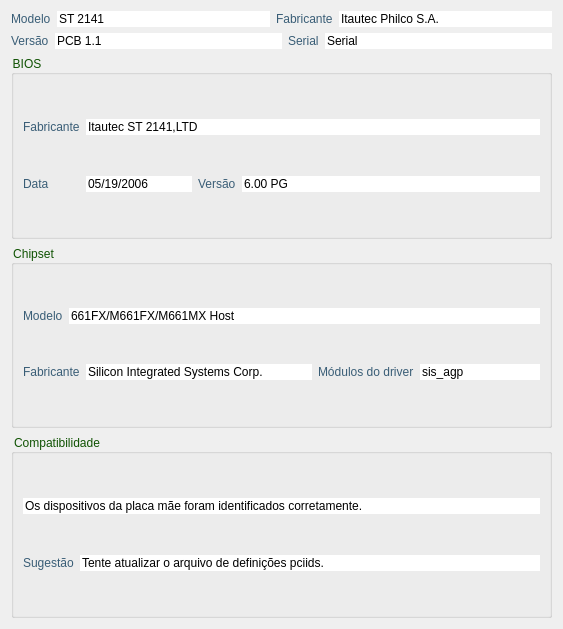
<?xml version="1.0" encoding="UTF-8"?>
<ui version="4.0">
 <class>MotherboardFrame</class>
 <widget class="QFrame" name="MotherboardFrame">
  <property name="geometry">
   <rect>
    <x>0</x>
    <y>0</y>
    <width>563</width>
    <height>629</height>
   </rect>
  </property>
  <property name="windowTitle">
   <string>Frame</string>
  </property>
  <property name="frameShape">
   <enum>QFrame::NoFrame</enum>
  </property>
  <property name="frameShadow">
   <enum>QFrame::Plain</enum>
  </property>
  <property name="lineWidth">
   <number>0</number>
  </property>
  <layout class="QVBoxLayout" name="verticalLayout_3">
   <item>
    <layout class="QHBoxLayout" name="horizontalLayout">
     <property name="sizeConstraint">
      <enum>QLayout::SetDefaultConstraint</enum>
     </property>
     <item>
      <widget class="QLabel" name="modelLabel">
       <property name="styleSheet">
        <string notr="true">color: rgb(57, 93, 118);</string>
       </property>
       <property name="text">
        <string>Modelo</string>
       </property>
      </widget>
     </item>
     <item>
      <widget class="QLineEdit" name="modelLineEdit">
       <property name="styleSheet">
        <string notr="true">color: rgb(0, 0, 0);
background-image: url(:/ldc_white_bckg/ldc_white_bckg.png);</string>
       </property>
       <property name="text">
        <string>ST 2141</string>
       </property>
       <property name="frame">
        <bool>false</bool>
       </property>
       <property name="cursorPosition">
        <number>0</number>
       </property>
       <property name="readOnly">
        <bool>true</bool>
       </property>
      </widget>
     </item>
     <item>
      <widget class="QLabel" name="vendorLabel">
       <property name="styleSheet">
        <string notr="true">color: rgb(57, 93, 118);</string>
       </property>
       <property name="text">
        <string>Fabricante</string>
       </property>
      </widget>
     </item>
     <item>
      <widget class="QLineEdit" name="vendorLineEdit">
       <property name="styleSheet">
        <string notr="true">color: rgb(0, 0, 0);
background-image: url(:/ldc_white_bckg/ldc_white_bckg.png);</string>
       </property>
       <property name="text">
        <string>Itautec Philco S.A.</string>
       </property>
       <property name="frame">
        <bool>false</bool>
       </property>
       <property name="cursorPosition">
        <number>0</number>
       </property>
       <property name="readOnly">
        <bool>true</bool>
       </property>
      </widget>
     </item>
    </layout>
   </item>
   <item>
    <layout class="QHBoxLayout" name="horizontalLayout_3">
     <item>
      <widget class="QLabel" name="versionLabel">
       <property name="styleSheet">
        <string notr="true">color: rgb(57, 93, 118);</string>
       </property>
       <property name="text">
        <string>Versão</string>
       </property>
      </widget>
     </item>
     <item>
      <widget class="QLineEdit" name="versionLineEdit">
       <property name="styleSheet">
        <string notr="true">color: rgb(0, 0, 0);
background-image: url(:/ldc_white_bckg/ldc_white_bckg.png);</string>
       </property>
       <property name="text">
        <string>PCB 1.1</string>
       </property>
       <property name="frame">
        <bool>false</bool>
       </property>
       <property name="cursorPosition">
        <number>0</number>
       </property>
       <property name="readOnly">
        <bool>true</bool>
       </property>
      </widget>
     </item>
     <item>
      <widget class="QLabel" name="serialLabel">
       <property name="styleSheet">
        <string notr="true">color: rgb(57, 93, 118);</string>
       </property>
       <property name="text">
        <string>Serial</string>
       </property>
      </widget>
     </item>
     <item>
      <widget class="QLineEdit" name="serialLineEdit">
       <property name="styleSheet">
        <string notr="true">color: rgb(0, 0, 0);
background-image: url(:/ldc_white_bckg/ldc_white_bckg.png);</string>
       </property>
       <property name="text">
        <string>Serial</string>
       </property>
       <property name="frame">
        <bool>false</bool>
       </property>
       <property name="cursorPosition">
        <number>0</number>
       </property>
       <property name="readOnly">
        <bool>true</bool>
       </property>
      </widget>
     </item>
    </layout>
   </item>
   <item>
    <widget class="QGroupBox" name="biosGroupBox">
     <property name="styleSheet">
      <string notr="true">color: rgb(15, 82, 2);</string>
     </property>
     <property name="title">
      <string>BIOS</string>
     </property>
     <layout class="QGridLayout" name="gridLayout">
      <item row="0" column="0">
       <widget class="QLabel" name="biosVendorLabel">
        <property name="styleSheet">
         <string notr="true">color: rgb(57, 93, 118);</string>
        </property>
        <property name="text">
         <string>Fabricante</string>
        </property>
       </widget>
      </item>
      <item row="0" column="1" colspan="4">
       <widget class="QLineEdit" name="biosVendorLineEdit">
        <property name="styleSheet">
         <string notr="true">color: rgb(0, 0, 0);
background-image: url(:/ldc_white_bckg/ldc_white_bckg.png);</string>
        </property>
        <property name="text">
         <string>Itautec ST 2141,LTD</string>
        </property>
        <property name="frame">
         <bool>false</bool>
        </property>
        <property name="cursorPosition">
         <number>0</number>
        </property>
        <property name="readOnly">
         <bool>true</bool>
        </property>
       </widget>
      </item>
      <item row="1" column="0">
       <widget class="QLabel" name="biosDateLabel">
        <property name="styleSheet">
         <string notr="true">color: rgb(57, 93, 118);</string>
        </property>
        <property name="text">
         <string>Data</string>
        </property>
       </widget>
      </item>
      <item row="1" column="1" colspan="2">
       <widget class="QLineEdit" name="biosDateLineEdit">
        <property name="styleSheet">
         <string notr="true">color: rgb(0, 0, 0);
background-image: url(:/ldc_white_bckg/ldc_white_bckg.png);</string>
        </property>
        <property name="text">
         <string>05/19/2006</string>
        </property>
        <property name="frame">
         <bool>false</bool>
        </property>
        <property name="cursorPosition">
         <number>0</number>
        </property>
        <property name="readOnly">
         <bool>true</bool>
        </property>
       </widget>
      </item>
      <item row="1" column="3">
       <widget class="QLabel" name="biosVersionLabel">
        <property name="styleSheet">
         <string notr="true">color: rgb(57, 93, 118);</string>
        </property>
        <property name="text">
         <string>Versão</string>
        </property>
       </widget>
      </item>
      <item row="1" column="4">
       <widget class="QLineEdit" name="biosVersionLineEdit">
        <property name="styleSheet">
         <string notr="true">color: rgb(0, 0, 0);
background-image: url(:/ldc_white_bckg/ldc_white_bckg.png);</string>
        </property>
        <property name="text">
         <string>6.00 PG</string>
        </property>
        <property name="frame">
         <bool>false</bool>
        </property>
        <property name="cursorPosition">
         <number>0</number>
        </property>
        <property name="readOnly">
         <bool>true</bool>
        </property>
       </widget>
      </item>
     </layout>
    </widget>
   </item>
   <item>
    <widget class="QGroupBox" name="chipsetGroupBox">
     <property name="styleSheet">
      <string notr="true">color: rgb(15, 82, 2);</string>
     </property>
     <property name="title">
      <string>Chipset</string>
     </property>
     <layout class="QVBoxLayout" name="verticalLayout_2">
      <item>
       <layout class="QHBoxLayout" name="horizontalLayout_5">
        <item>
         <widget class="QLabel" name="chipsetModelLabel">
          <property name="styleSheet">
           <string notr="true">color: rgb(57, 93, 118);</string>
          </property>
          <property name="text">
           <string>Modelo</string>
          </property>
         </widget>
        </item>
        <item>
         <widget class="QLineEdit" name="chipsetModelLineEdit">
          <property name="styleSheet">
           <string notr="true">color: rgb(0, 0, 0);
background-image: url(:/ldc_white_bckg/ldc_white_bckg.png);</string>
          </property>
          <property name="text">
           <string>661FX/M661FX/M661MX Host</string>
          </property>
          <property name="frame">
           <bool>false</bool>
          </property>
          <property name="cursorPosition">
           <number>0</number>
          </property>
          <property name="readOnly">
           <bool>true</bool>
          </property>
         </widget>
        </item>
       </layout>
      </item>
      <item>
       <layout class="QHBoxLayout" name="horizontalLayout_6">
        <item>
         <widget class="QLabel" name="chipsetVendorLabel">
          <property name="styleSheet">
           <string notr="true">color: rgb(57, 93, 118);</string>
          </property>
          <property name="text">
           <string>Fabricante</string>
          </property>
         </widget>
        </item>
        <item>
         <widget class="QLineEdit" name="chipsetVendorLineEdit">
          <property name="styleSheet">
           <string notr="true">color: rgb(0, 0, 0);
background-image: url(:/ldc_white_bckg/ldc_white_bckg.png);</string>
          </property>
          <property name="text">
           <string>Silicon Integrated Systems Corp.</string>
          </property>
          <property name="frame">
           <bool>false</bool>
          </property>
          <property name="cursorPosition">
           <number>0</number>
          </property>
          <property name="readOnly">
           <bool>true</bool>
          </property>
         </widget>
        </item>
        <item>
         <widget class="QLabel" name="chipsetDriverLabel">
          <property name="styleSheet">
           <string notr="true">color: rgb(57, 93, 118);</string>
          </property>
          <property name="text">
           <string>Módulos do driver</string>
          </property>
         </widget>
        </item>
        <item>
         <widget class="QLineEdit" name="chipsetDriverLineEdit">
          <property name="maximumSize">
           <size>
            <width>120</width>
            <height>16777215</height>
           </size>
          </property>
          <property name="styleSheet">
           <string notr="true">color: rgb(0, 0, 0);
background-image: url(:/ldc_white_bckg/ldc_white_bckg.png);</string>
          </property>
          <property name="text">
           <string>sis_agp</string>
          </property>
          <property name="frame">
           <bool>false</bool>
          </property>
          <property name="cursorPosition">
           <number>0</number>
          </property>
          <property name="readOnly">
           <bool>true</bool>
          </property>
         </widget>
        </item>
       </layout>
      </item>
     </layout>
    </widget>
   </item>
   <item>
    <widget class="QGroupBox" name="groupBox">
     <property name="styleSheet">
      <string notr="true">color: rgb(15, 82, 2);</string>
     </property>
     <property name="title">
      <string>Compatibilidade</string>
     </property>
     <layout class="QVBoxLayout" name="verticalLayout">
      <property name="leftMargin">
       <number>9</number>
      </property>
      <item>
       <widget class="QLineEdit" name="compatLineEdit">
        <property name="styleSheet">
         <string notr="true">color: rgb(0, 0, 0);
background-image: url(:/ldc_white_bckg/ldc_white_bckg.png);</string>
        </property>
        <property name="text">
         <string>Os dispositivos da placa mãe foram identificados corretamente.</string>
        </property>
        <property name="frame">
         <bool>false</bool>
        </property>
        <property name="cursorPosition">
         <number>0</number>
        </property>
       </widget>
      </item>
      <item>
       <layout class="QHBoxLayout" name="horizontalLayout_4">
        <item>
         <widget class="QLabel" name="sugestionLabel">
          <property name="styleSheet">
           <string notr="true">color: rgb(57, 93, 118);</string>
          </property>
          <property name="text">
           <string>Sugestão</string>
          </property>
         </widget>
        </item>
        <item>
         <widget class="QLineEdit" name="SugestionLineEdit">
          <property name="styleSheet">
           <string notr="true">color: rgb(0, 0, 0);
background-image: url(:/ldc_white_bckg/ldc_white_bckg.png);</string>
          </property>
          <property name="text">
           <string>Tente atualizar o arquivo de definições pciids.</string>
          </property>
          <property name="frame">
           <bool>false</bool>
          </property>
          <property name="cursorPosition">
           <number>0</number>
          </property>
          <property name="readOnly">
           <bool>true</bool>
          </property>
         </widget>
        </item>
       </layout>
      </item>
     </layout>
    </widget>
   </item>
  </layout>
 </widget>
 <resources>
  <include location="../../gui/resources/ldc_resources.qrc"/>
 </resources>
 <connections/>
</ui>
